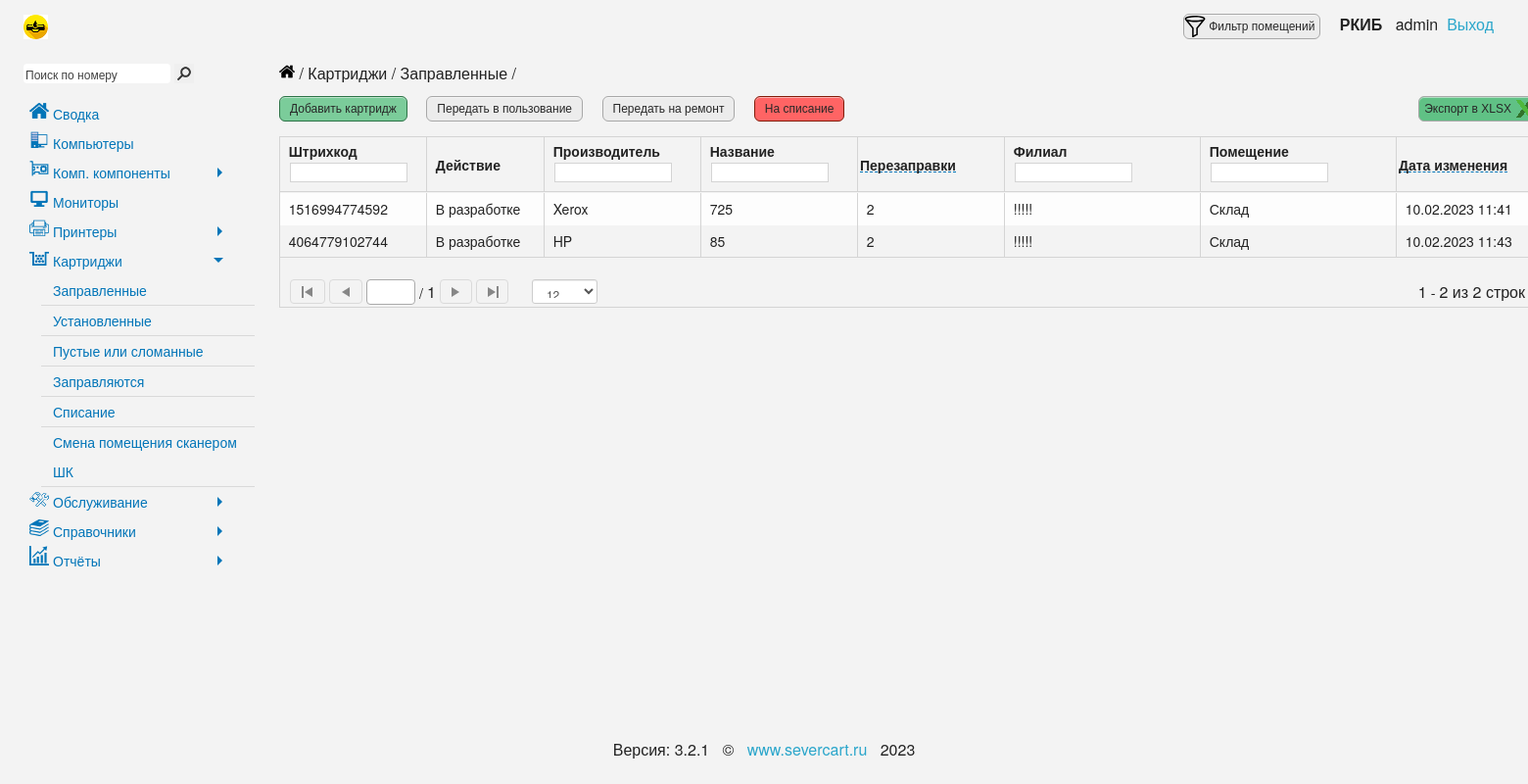
/cartridge/, run on an earlier commit of the app's database.
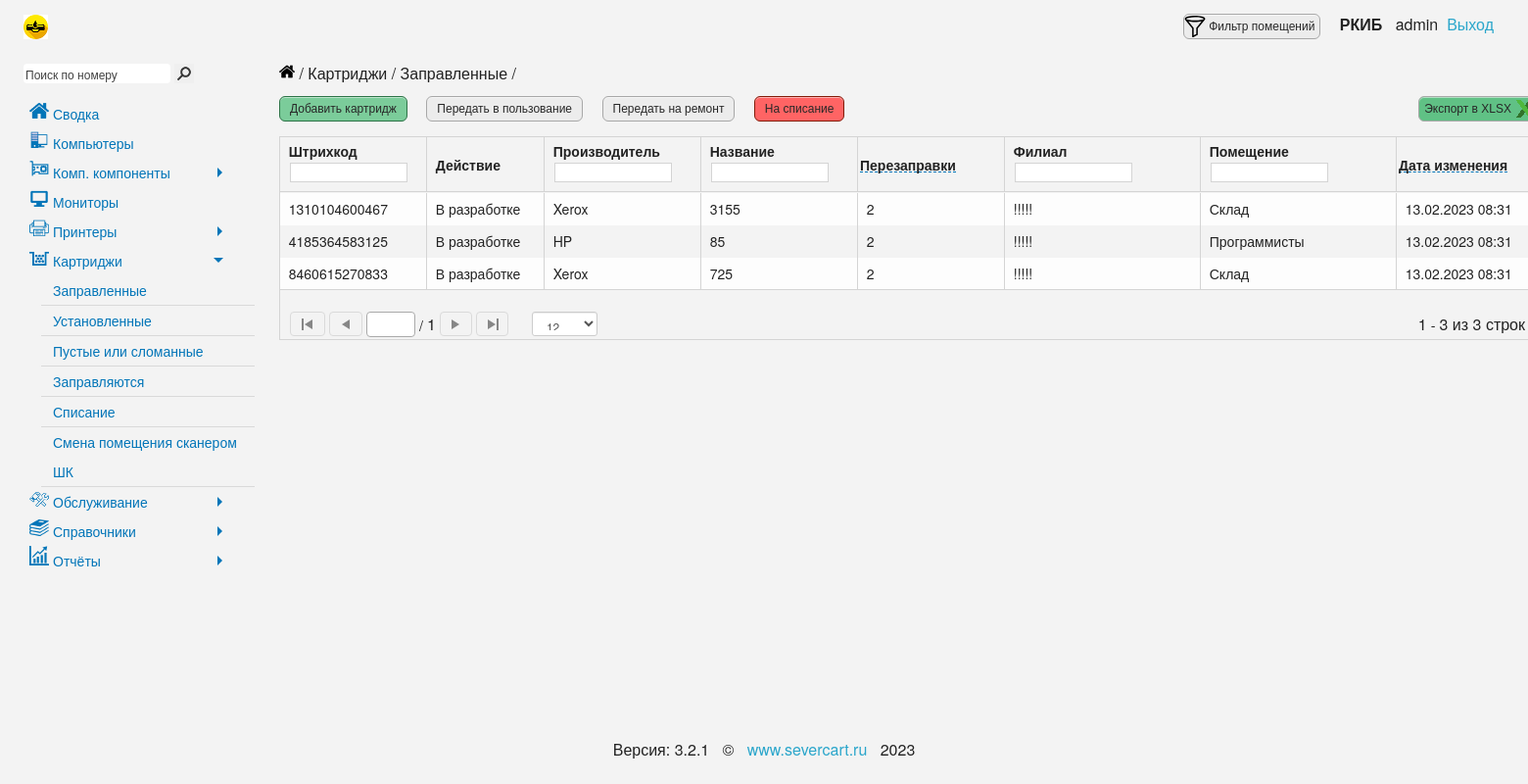
And on a later commit of the database.
### cartridge/models.py (models this page shows, shortened)
class Cartridges(models.Model):  # Картриджи
    barcode = models.IntegerField('Штрихкод', primary_key=True, unique=True, db_index=True)
    cartName = models.ForeignKey('NameСartridge', default=None, on_delete=models.PROTECT)
    placeName = models.ForeignKey('Placements', on_delete=models.PROTECT)
    manufacturerName = models.ForeignKey('Manufacturer', default=None, on_delete=models.PROTECT)
    date = models.DateTimeField("Дата изменения", default=datetime.datetime.now().strftime("%d.%m.%Y %H:%M"))
    class Meta:
        verbose_name = 'Картридж'
        verbose_name_plural = 'Картриджи'

class Manufacturer(models.Model):  # Производитель
    manufacturer = models.CharField("Производитель", max_length=50, unique=True, db_index=True)
    comments = models.CharField("Комментарии", max_length=100, blank=True)
    class Meta:
        verbose_name = 'Производитель'
        verbose_name_plural = 'Производители'
    def __str__(self):
        return str(self.manufacturer)

class NameСartridge(models.Model):  # Названия картриджей
    name = models.CharField("Название картриджа", max_length=50, unique=True, db_index=True)
    comments = models.CharField("Комментарии", max_length=100, blank=True)
    class Meta:
        verbose_name = 'Название картриджа'
        verbose_name_plural = 'Названия картриджей'
    def __str__(self):
        return str(self.name)

class Placements(models.Model):  # Помещения
    barcode = models.IntegerField('Штрихкод', unique=True, db_index=True)
    name = models.CharField("Помещение", max_length=50, unique=True, db_index=True)
    branch = models.CharField("Корпус", max_length=50, blank=True, null=True)
    class Meta:
        verbose_name = 'Помещение'
        verbose_name_plural = 'Помещения'
    def __str__(self):
        return str(self.name)

### cartridge/views.py (the view)
# urls.py: path('', CartListView.as_view(), name='stock'),
class CartListView(ListView):
    model = Cartridges
    template_name = 'cartridge/stock.html'
    context_object_name = 'cartridge_list_view'

### cartridge/templates/cartridge/stock.html (shortened to what this page needs)
{% extends 'cartridge/base.html' %}
{% block submenu %}Картриджи / Заправленные{% endblock %}
{% block content %}
    <div ng-controller="MainCtrl" class="ng-scope-stock">
        <div class="row">
            <div class="small-12 large-12 columns">
                <a class="button success" href="{% url 'add_items' %}">Добавить картридж</a>
                <a class="tr_for_use button no_follow" href="#">Передать в пользование</a>
                <a class="button" href="#">Передать на ремонт</a>
                <a class="button alert no_follow" href="#">На списание</a>
                <a class="export_to_xlsx button no_follow" href="#">Экспорт в XLSX
                </a>
            </div>
        </div>
        <div class="marginTop">
            <div class="large-12 columns">
                <div class="ui-grid grid1675145443724" id="grid1">
                    <div class="ui-grid-contents-wrapper">
                        <div role="rowgroup" class="ui-grid-header">
                            <div class="ui-grid-top-panel">
                                <div class="ui-grid-header-viewport">
                                    <div class="ui-grid-header-cell-wrapper">
                                        <div class="ui-grid-header-cell-row">
                                            <div class="ui-grid-header-cell ui-grid-coluiGrid-0007">
                                                <div role="button" tabindex="0" class="ui-grid-cell-contents">
                                                    <span class="ui-grid-header-cell-label" id="1675145443724-uiGrid-0007-header-text">Штрихкод</span>
                                                </div>
                                                <div>
                                                    <div class="ui-grid-filter-container">
                                                        <input type="text" class="ui-grid-filter-input ui-grid-filter-input-0" aria-label="Фильтр столбца"
                                                               placeholder="">
                                                    </div>
                                                </div>
                                            </div>
                                            <div class="ui-grid-header-cell ui-grid-coluiGrid-0008">
                                                <div role="button" tabindex="0" class="ui-grid-cell-contents">
                                                    <span class="ui-grid-header-cell-label " id="1675145443724-uiGrid-0008-header-text">Действие</span>
                                                </div>
                                            </div>
                                            <div class="ui-grid-header-cell  ui-grid-coluiGrid-0009">
                                                <div role="button" tabindex="0" class="ui-grid-cell-contents">
                                                    <span class="ui-grid-header-cell-label" id="1675145443724-uiGrid-0009-header-text">Производитель</span>
                                                </div>
                                                <div>
                                                    <div class="ui-grid-filter-container">
                                                        <input type="text" class="ui-grid-filter-input ui-grid-filter-input-0" aria-label="Фильтр столбца"
                                                               placeholder="">
                                                    </div>
                                                </div>
                                            </div>
                                            <div class="ui-grid-header-cell ui-grid-clearfix ui-grid-coluiGrid-000A">
                                                <div role="button" tabindex="0" class="ui-grid-cell-contents">
                                                    <span class="ui-grid-header-cell-label" id="1675145443724-uiGrid-000A-header-text">Название</span>
                                                </div>
                                                <div>
                                                    <div class="ui-grid-filter-container">
                                                        <input type="text" class="ui-grid-filter-input ui-grid-filter-input-0" aria-label="Фильтр столбца"
                                                               placeholder="">
                                                    </div>
                                                </div>
                                            </div>
                                            <div class="ui-grid-header-cell ui-grid-clearfix ui-grid-coluiGrid-000C dotted">
                                                <div class="sortable">
                                                    <div role="button" tabindex="0" class="ui-grid-cell-contents">
                                                        <span class="ui-grid-header-cell-label" id="1675145443724-uiGrid-000C-header-text">Перезаправки</span>
                                                    </div>
                                                </div>
                                            </div>
                                            <div class="ui-grid-header-cell ui-grid-clearfix ui-grid-coluiGrid-000D">
                                                <div role="button" tabindex="0">
                                                    <span class="ui-grid-header-cell-label">Филиал</span>
                                                </div>
                                                <div class="ui-grid-filter-container">
                                                    <input type="text" class="ui-grid-filter-input ui-grid-filter-input-0"
                                                           aria-label="Фильтр столбца" placeholder="">
                                                </div>
                                            </div>
                                            <div class="ui-grid-header-cell ui-grid-clearfix ui-grid-coluiGrid-000E">
                                                <div role="button" tabindex="0" class="ui-grid-cell-contents">
                                                        <span class="ui-grid-header-cell-label ng-binding"
                                                              id="1675145443724-uiGrid-000E-header-text">Помещение</span>
                                                </div>
                                                <div class="ui-grid-filter-container">
                                                    <input type="text" class="ui-grid-filter-input ui-grid-filter-input-0"
                                                           aria-label="Фильтр столбца" placeholder="">
                                                </div>
                                            </div>
                                            <div class="ui-grid-header-cell ui-grid-clearfix ui-grid-coluiGrid-000G dotted">
                                                <div role="columnheader" class="sortable">
                                                    <div role="button" tabindex="0" class="ui-grid-cell-contents">
                                                        <span class="ui-grid-header-cell-label" id="1675145443724-uiGrid-000G-header-text">Дата изменения</span>
                                                    </div>
                                                </div>
                                            </div>
                                        </div>
                                    </div>
                                </div>
                            </div>
                        </div>
                        <div role="rowgroup" class="ui-grid-viewport ng-isolate-scope" style="overflow: hidden;">
                            <div class="ui-grid-canvas">
                                {% if cartridge_list_view %}
                                    {% for el in cartridge_list_view %}
                                        <div class="ui-grid-row">
                                            <div class="ng-isolate-scope">
                                                <div class="ui-grid-cell ui-grid-coluiGrid-0007" id="1675232910299-0-uiGrid-0007-cell">
                                                    <div class="ui-grid-cell-contents">{{ el.barcode }}</div>
                                                </div>
                                                <div class="ui-grid-cell ui-grid-coluiGrid-0008" id="1675232910299-0-uiGrid-0008-cell">
                                                    <div class="ui-grid-cell-contents">В разработке</div>
                                                </div>
                                                <div class="ui-grid-cell ui-grid-coluiGrid-0009" id="1675232910299-0-uiGrid-0009-cell">
                                                    <div class="ui-grid-cell-contents">{{ el.manufacturerName }}</div>
                                                </div>
                                                <div class="ui-grid-cell ui-grid-coluiGrid-000A" id="1675232910299-0-uiGrid-000A-cell">
                                                    <div class="ui-grid-cell-contents">{{ el.cartName }}</div>
                                                </div>
                                                <div class="ui-grid-cell ui-grid-coluiGrid-000C" id="1675232910299-0-uiGrid-000C-cell">
                                                    <div class="ui-grid-cell-contents">2</div>
                                                </div>
                                                <div class="ui-grid-cell ui-grid-coluiGrid-000D" id="1675232910299-0-uiGrid-000D-cell">
                                                    <div class="ui-grid-cell-contents" title="">!!!!!</div>
                                                </div>
                                                <div class="ui-grid-cell ui-grid-coluiGrid-000E" id="1675232910299-0-uiGrid-000E-cell">
                                                    <div class="ui-grid-cell-contents" title="">{{ el.placeName }}</div>
                                                </div>
                                                <div class="ui-grid-cell ui-grid-coluiGrid-000G" id="1675232910299-0-uiGrid-000G-cell">
                                                    <div class="ui-grid-cell-contents">{{ el.date|date:'d.m.Y H:i' }}</div>
                                                </div>
                                            </div>
                                        </div>
                                    {% endfor %}
                                {% endif %}
                            </div>
                        </div>
                    </div>
                    <div class="ui-grid-pager-panel">
                        <div class="ui-grid-pager-container">
                            <div class="ui-grid-pager-control">
                                <button type="button" class="ui-grid-pager-first" title="Первая страница" aria-label="Первая страница" disabled="disabled">
                                    <div class="first-triangle">
                                        <div class="first-bar"></div>
                                    </div>
                                </button>
                                <button type="button" class="ui-grid-pager-previous" title="Предыдущая страница" aria-label="Предыдущая страница"
                                        disabled="disabled">
                                    <div class="first-triangle prev-triangle"></div>
                                </button>
                                <input type="number" class="ui-grid-pager-control-input" title="Выбранная страница" aria-label="Выбранная страница">
                                <span class="ui-grid-pager-max-pages-number">
                                <abbr title="из">/ </abbr>1
                            </span>
                                <button type="button" class="ui-grid-pager-next" title="Следующая страница" aria-label="Следующая страница" disabled="disabled">
                                    <div class="last-triangle"></div>
                                </button>
                                <button type="button" class="ui-grid-pager-last" title="Последняя страница" aria-label="Последняя страница" disabled="disabled">
                                    <div class="last-triangle">
                                        <div class="last-bar"></div>
                                    </div>
                                </button>
                            </div>
                            <div class="ui-grid-pager-row-count-picker">
                                <select class="ng-pristine ng-untouched ng-valid ng-not-empty" aria-labelledby="1675336387607-items-per-page-label">
                                    <option label="12" value="number:12" selected="selected">12</option>
                                </select>
                            </div>
                        </div>
                        <div class="ui-grid-pager-count-container">
                            <div class="ui-grid-pager-count">
                                <span class="ng-binding" style="">1<abbr title="по"> - </abbr>{{ cartridge_list_view.count }} из {{ cartridge_list_view.count }} строк</span>
                            </div>
                        </div>
                    </div>
                </div>
            </div>
        </div>
    </div>
{% endblock %}

What changed in the data, as far as the page shows it:
removed Cartridges: barcode "1516994774592", manufacturerName "Xerox", cartName "725", placeName "Склад", date "10.02.2023 11:41"
removed Cartridges: barcode "4064779102744", manufacturerName "HP", cartName "85", placeName "Склад", date "10.02.2023 11:43"
added Cartridges: barcode "1310104600467", manufacturerName "Xerox", cartName "3155", placeName "Склад", date "13.02.2023 08:31"
added Cartridges: barcode "4185364583125", manufacturerName "HP", cartName "85", placeName "Программисты", date "13.02.2023 08:31"
added Cartridges: barcode "8460615270833", manufacturerName "Xerox", cartName "725", placeName "Склад", date "13.02.2023 08:31"
Also different on the page:
{{ cartridge_list_view.count }}: "2" → "3"
